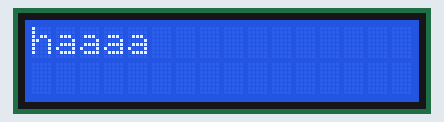
Recording of a sketch running on a simulated Arduino Uno, built with avr-gcc and run on an emulated ATmega328P. Parts: 16×2 character LCD. What the sketch prints to the serial monitor is not drawn.

Above: at 0.1 s.

The sketch:

sketch_may12a.ino
```cpp
#include <SPI.h>

#include <LiquidCrystal.h>


// Creates an LCD object. Parameters: (rs, enable, d4, d5, d6, d7)
LiquidCrystal lcd(12, 11, 5, 4, 3, 2);

void setup()
{
  // set up the LCD’s number of columns and rows:
  lcd.begin(16, 2);
  Serial.begin(9600);

  // Clears the LCD screen
  lcd.clear();
}

void loop()
{
  // Print a message to the LCD.
  char k [10]="haaaa";

  lcd.println(k);

 delay(2000);
  lcd.clear();


  Serial.println("LCD Tutorial");
}
```
